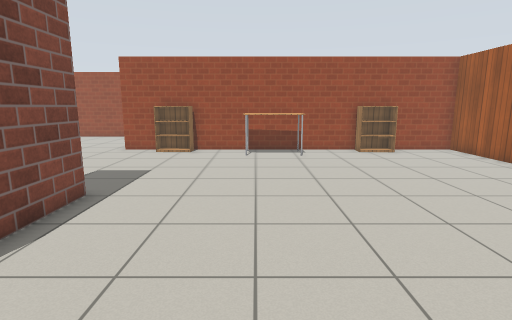
view 1 (above)

24 first-person views from a walk through a robot-simulator world made for Gazebo. The camera is 1.2 m above the floor, tilts 10° down and sees 80° across. The floor is counted in squares, 0.5 m on a side. Each view is taken from the middle of a square. On the plan, view 1 faces up. The plan holds only what a view shows up to about 18 squares ahead; the rest is blank. The robots in the file are not drawn. Gazebo's built-in surfaces are drawn with simple patterns. Some stock models are drawn as simple stand-ins. Some surface patterns are stand-ins.

view 2
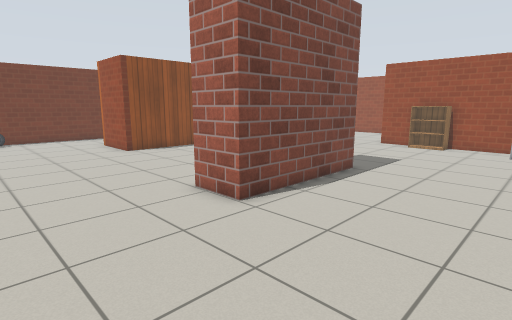

view 3
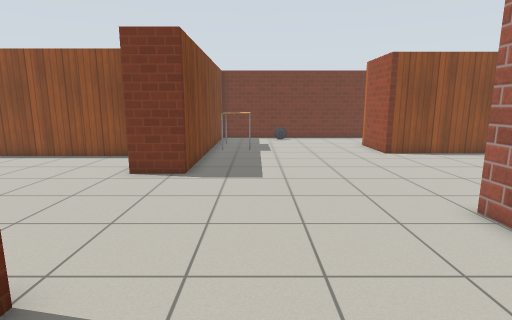

view 4
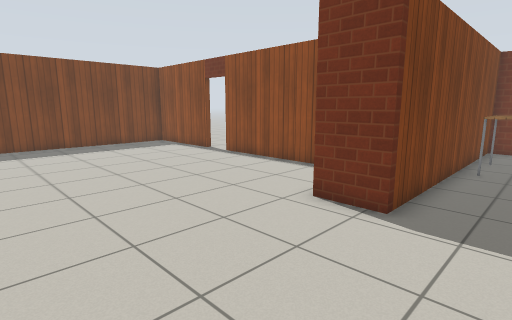

view 5
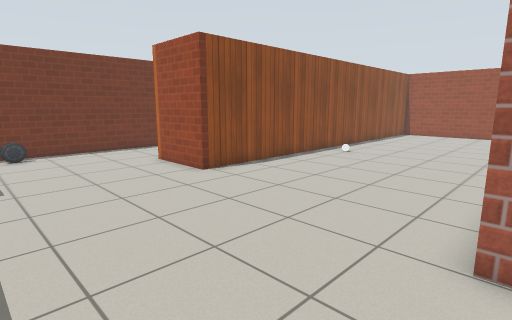

view 6
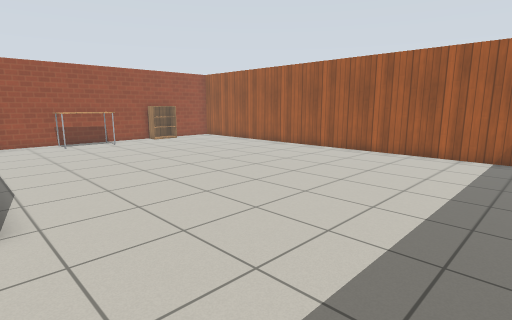

view 7
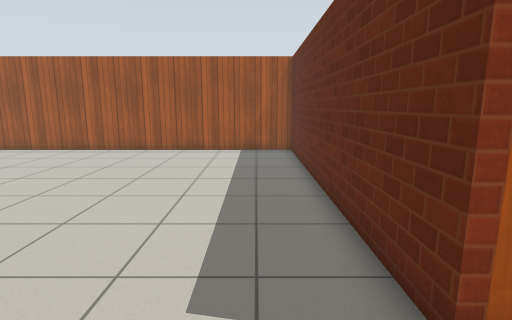

view 8
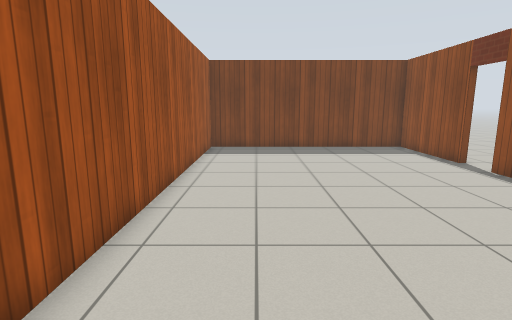

view 9
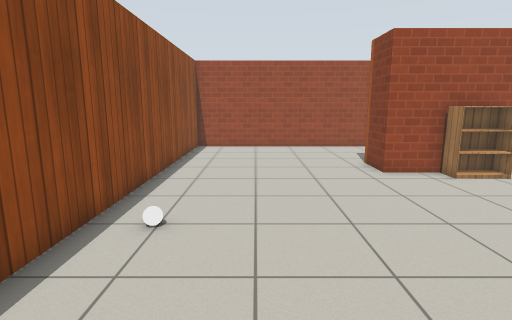

view 10
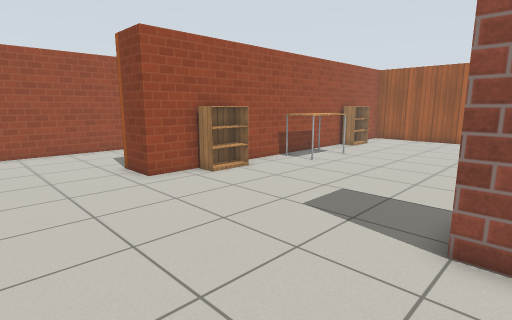

view 11
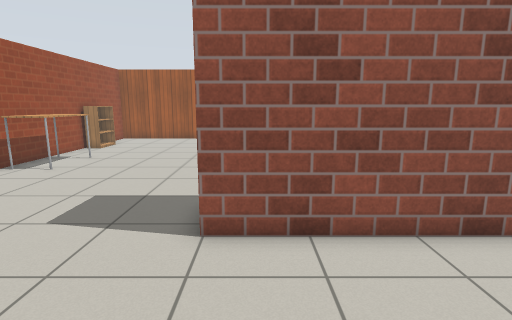

view 12
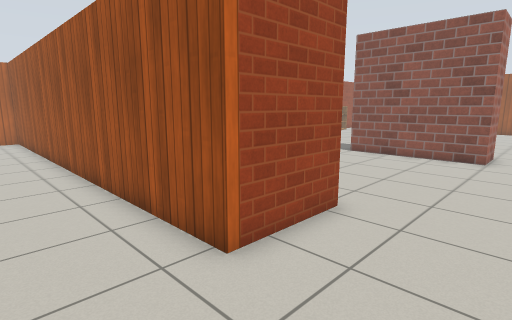

view 13
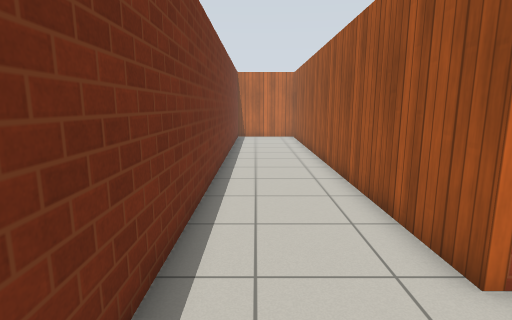

view 14
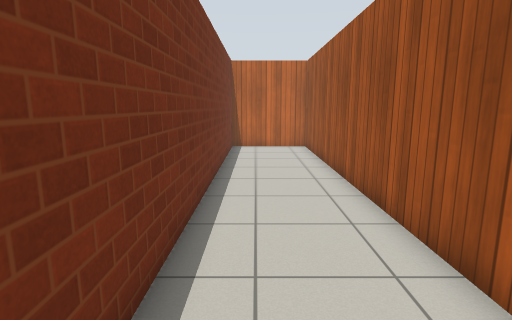

view 15
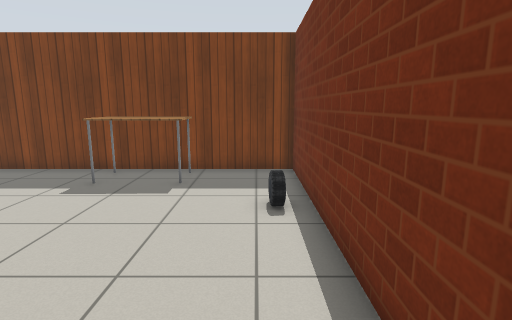

view 16
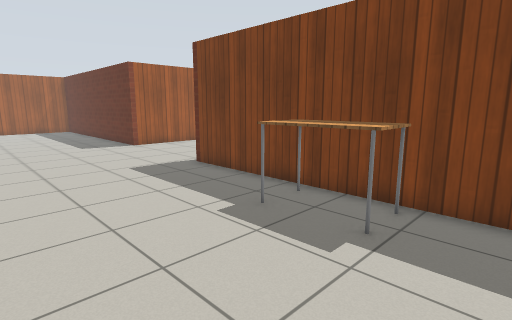

view 17
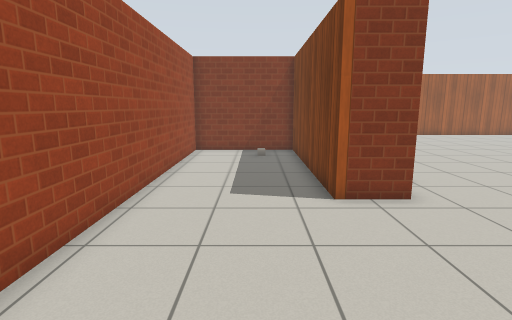

view 18
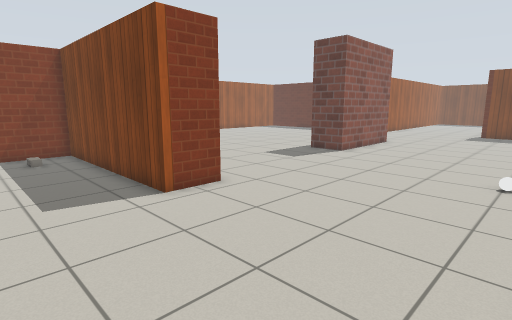

view 19
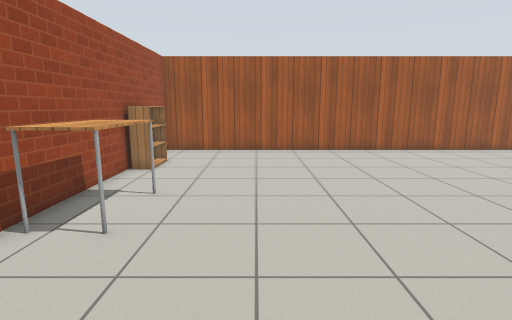

view 20
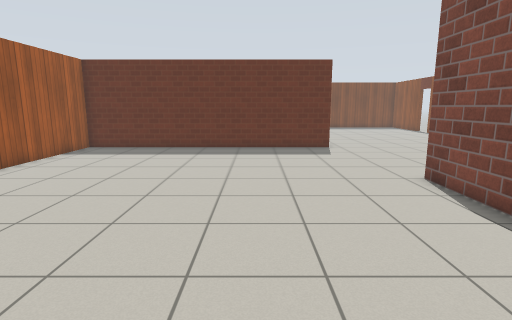

view 21
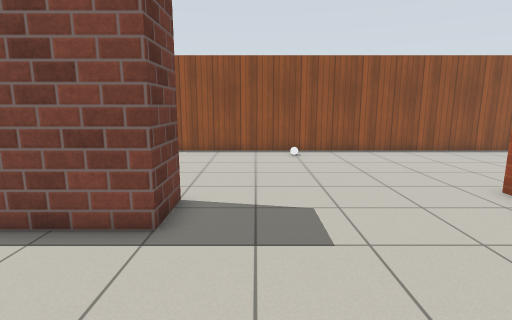

view 22
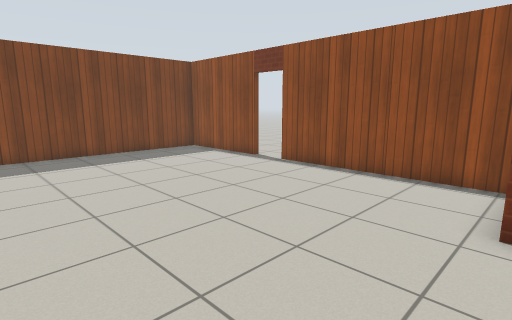

view 23
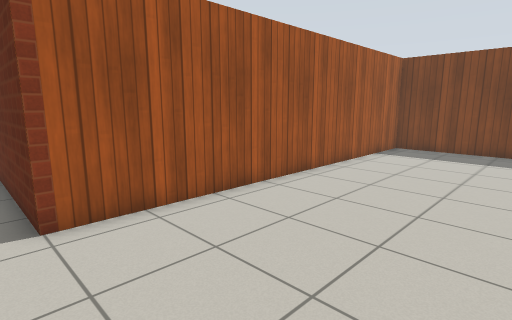

view 24
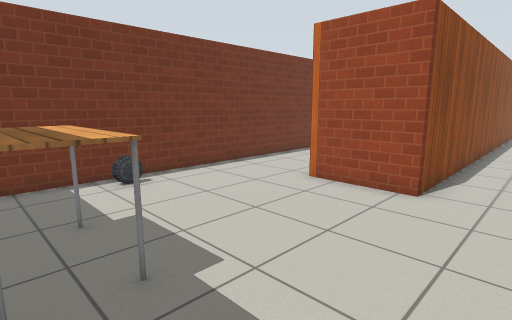

### Floor plan
Key: @ floor where view 1 was taken; # wall or solid block; . floor; D open door; B bookshelf; T table; R brick block; W white ball; C car; I cinder block.
Columns run from 24 left of view 1 to 11 right of it. Each row starts with its distance up from view 1.
 24  #####  ###################
 23  #...#  #.................#
 22  #...#  #.................#
 21  #...#  #...............I.#
 20  #...#  #.................#
 19  #...#  #........##########
 18  #...#  #........#
 17  #...#  #........###################
 16  #...#  #..........BBB.TTTT..BBB...#
 15  #...#  #..............TTTT........#
 14  #...#  #..........................#
 13  #...#  #..........................#
 12  #...#  #.W........................#
 11  #...#  #..........................#
 10  #...#  #..........................#
  9  #...#  #..........................#
  8 ##...#  #........RRR...............#
  7 ##...#  #........R R...............#
  6 ##...#  #........R R...............#
  5 ##...#  #........R R...............#
  4 ##...####........R R...............#
  3 ##...............R R...............#
  2 ##...............RRR...............#
  1 ##.................................#
  0 ##......................@..........#
 -1 #CC................................#
 -2 ##.................................#
 -3 ##...TTT...........................#
 -4 ##..TTTT...........................#
 -5 ##..TTTT...........................#
 -6 ##############.......###############
 -7          #   #.......#
 -8          #   #.......#
 -9          #...........#
-10          #...........#
-11          #...........#
-12          #...........#
-13          #...........#
-14          #...........#
-15          #...........#
-16          D...........#
-17         .D...........#
-18        ..#...........#
-19        ..#...........#
-20       .. #...........#
-21       .. #...........#
-22          #...........#
-23          #############

Where each view was taken, in squares from view 1:
view 1: 0 up, 0 right, facing up
view 2: 3 down, 1 right, facing up-left
view 3: 3 down, 0 right, facing left
view 4: 3 down, 4 left, facing down-left
view 5: 3 down, 6 left, facing up-left
view 6: 5 down, 5 left, facing up-right
view 7: 4 down, 6 left, facing right
view 8: 5 down, 6 left, facing down
view 9: 6 up, 12 left, facing up
view 10: 7 up, 12 left, facing up-right
view 11: 7 up, 12 left, facing right
view 12: 0 up, 22 left, facing up-right
view 13: 0 up, 22 left, facing up
view 14: 6 up, 22 left, facing up
view 15: 6 up, 22 left, facing down
view 16: 2 up, 22 left, facing down-right
view 17: 21 up, 15 left, facing right
view 18: 23 up, 15 left, facing down-right
view 19: 12 up, 6 left, facing right
view 20: 12 up, 1 right, facing down
view 21: 10 up, 1 right, facing left
view 22: 7 down, 4 left, facing down-left
view 23: 5 down, 10 left, facing down-right
view 24: 5 down, 13 left, facing up-left
